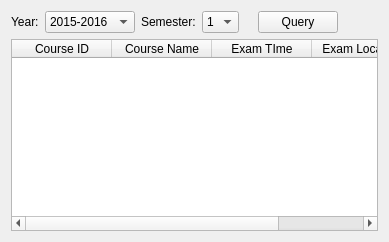
          <widget class="QWidget" name="exam_tab">
           <attribute name="title">
            <string>Exam Query</string>
           </attribute>
           <layout class="QVBoxLayout" name="verticalLayout_7">
            <item>
             <layout class="QHBoxLayout" name="horizontalLayout_6">
              <item>
               <widget class="QLabel" name="label_18">
                <property name="styleSheet">
                 <string notr="true">font: 12pt &quot;Sans Serif&quot;;</string>
                </property>
                <property name="text">
                 <string>Year:</string>
                </property>
               </widget>
              </item>
              <item>
               <widget class="QComboBox" name="comboBox_6">
                <property name="enabled">
                 <bool>true</bool>
                </property>
                <property name="styleSheet">
                 <string notr="true">font: 10pt &quot;Sans Serif&quot;;</string>
                </property>
                <item>
                 <property name="text">
                  <string>2015-2016</string>
                 </property>
                </item>
                <item>
                 <property name="text">
                  <string>2016-2017</string>
                 </property>
                </item>
               </widget>
              </item>
              <item>
               <widget class="QLabel" name="label_19">
                <property name="styleSheet">
                 <string notr="true">font: 12pt &quot;Sans Serif&quot;;</string>
                </property>
                <property name="text">
                 <string>Semester:</string>
                </property>
               </widget>
              </item>
              <item>
               <widget class="QComboBox" name="comboBox_7">
                <property name="enabled">
                 <bool>true</bool>
                </property>
                <property name="styleSheet">
                 <string notr="true">font: 10pt &quot;Sans Serif&quot;;</string>
                </property>
                <item>
                 <property name="text">
                  <string>1</string>
                 </property>
                </item>
                <item>
                 <property name="text">
                  <string>2</string>
                 </property>
                </item>
               </widget>
              </item>
              <item>
               <widget class="QLabel" name="label_20">
                <property name="text">
                 <string/>
                </property>
               </widget>
              </item>
              <item>
               <widget class="QPushButton" name="pushButton_5">
                <property name="styleSheet">
                 <string notr="true">font: 12pt &quot;Sans Serif&quot;;</string>
                </property>
                <property name="text">
                 <string>Query</string>
                </property>
               </widget>
              </item>
              <item>
               <spacer name="horizontalSpacer_6">
                <property name="orientation">
                 <enum>Qt::Horizontal</enum>
                </property>
                <property name="sizeHint" stdset="0">
                 <size>
                  <width>40</width>
                  <height>20</height>
                 </size>
                </property>
               </spacer>
              </item>
             </layout>
            </item>
            <item>
             <widget class="QTableWidget" name="tableWidget_4">
              <property name="styleSheet">
               <string notr="true">font: 10pt &quot;Sans Serif&quot;;</string>
              </property>
              <column>
               <property name="text">
                <string>Course ID</string>
               </property>
              </column>
              <column>
               <property name="text">
                <string>Course Name</string>
               </property>
              </column>
              <column>
               <property name="text">
                <string>Exam TIme</string>
               </property>
              </column>
              <column>
               <property name="text">
                <string>Exam Location</string>
               </property>
              </column>
             </widget>
            </item>
           </layout>
          </widget>
